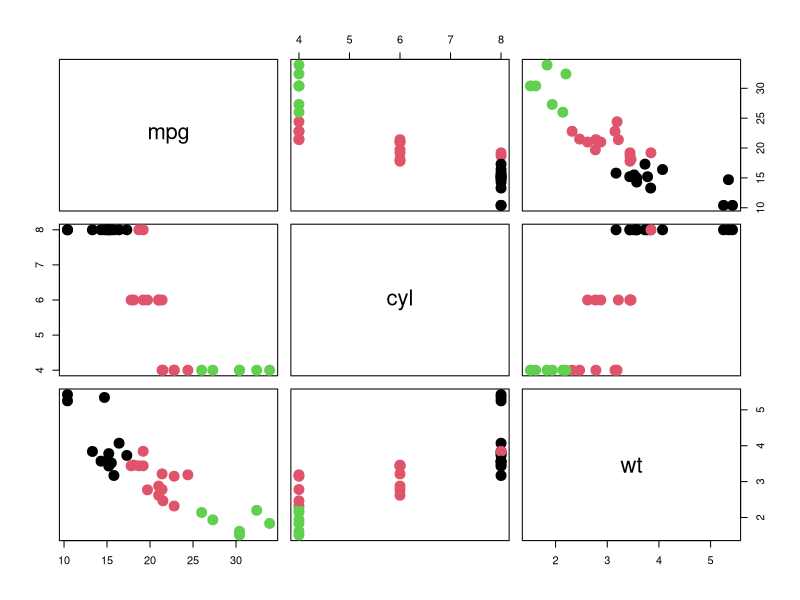
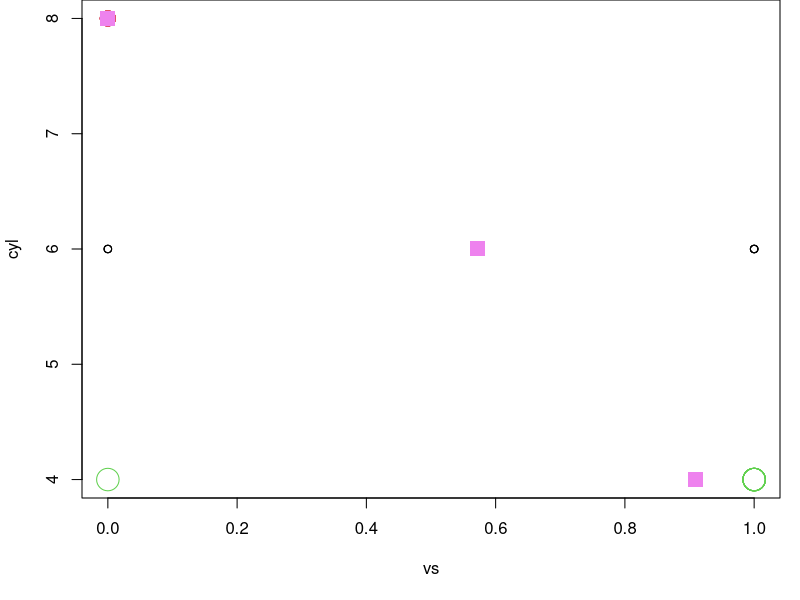
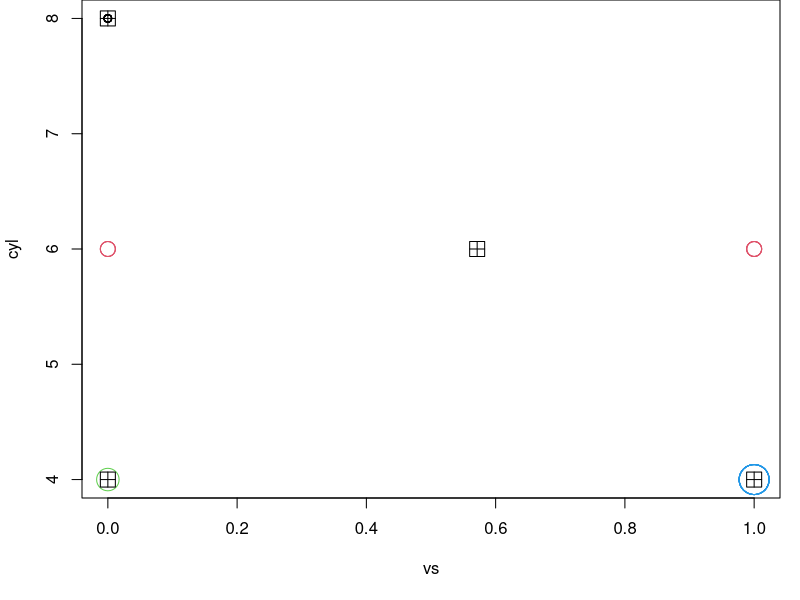

Reproduce these figures in R, in order.
#Clustering on mtcars

#https://rstudio-pubs-static.s3.amazonaws.com/111803_f6ec030f9a544fb2a058170f8047eb67.html#/4

#kmeans - select only few column to group them
df = mtcars[, c('mpg', 'cyl', 'wt')]
km_fit1 <- kmeans(df, centers=3)
km_fit1
km_fit1$centers  #average of each cluster
km_fit1$size  #how many into each cluster

#
kmeanPlot <- par(mar = c(5.1, 4.1, 0, 1))
plot(df,   col = km_fit1$cluster,
     pch = 20, cex = 3)
points(km_fit1$centers, pch = 15, cex = 4, lwd = 4, col='pink')

#Interactive Clustering at
#https://mikedamour.shinyapps.io/ShinyProject/

var1='cyl'
var2='gear'
(vars=sample(x=c('cyl','gear','vs','am','mpg','disp'), replace=F, size=2))
data1 = mtcars[c(vars)]
cluster1 = kmeans(data1,3)
plot(data1,col=cluster1$cluster, cex=cluster1$cluster)
points(cluster1$centers, pch = 15, cex = 2, col='violet')

cluster1 = kmeans(data1,4)
plot(data1,col=cluster1$cluster, cex=cluster1$cluster)
points(cluster1$centers, pch = 12, cex = 2, col='black')




